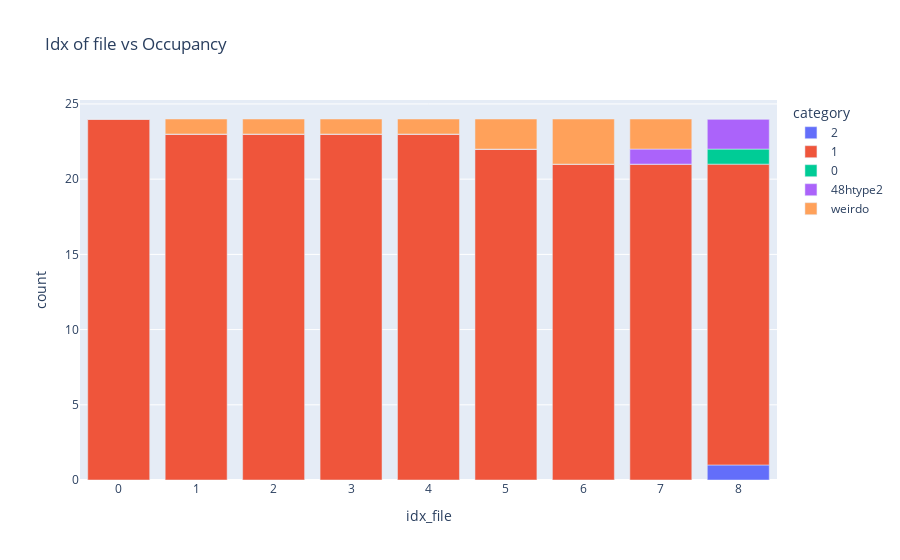

Here is the notebook cell this chart was saved with:
### Code cell
Movement.Occupancy.get_occupancy(file_loc_important_cols, coor_ref_structure_48n24_expanded, tuple_cage_metainfo, el = "Li")
df_occupancy = Plot.Movement.Occupancy.plot_occupancy(file_loc_important_cols, category_labels_occupancy)

### Figure 1 — Plotly figure (JSON) as saved in the notebook; plotly's stock layout.template omitted (floating-point values rounded to 4 significant figures)
{"data": [{"alignmentgroup": "True", "hovertemplate": "category=2<br>idx_file=%{x}<br>count=%{y}<extra></extra>", "legendgroup": "2", "marker": {"color": "#636efa", "pattern": {"shape": ""}}, "name": "2", "offsetgroup": "2", "orientation": "v", "showlegend": true, "textposition": "auto", "type": "bar", "x": [0, 1, 2, 3, 4, 5, 6, 7, 8], "xaxis": "x", "y": [0, 0, 0, 0, 0, 0, 0, 0, 1], "yaxis": "y"}, {"alignmentgroup": "True", "hovertemplate": "category=1<br>idx_file=%{x}<br>count=%{y}<extra></extra>", "legendgroup": "1", "marker": {"color": "#EF553B", "pattern": {"shape": ""}}, "name": "1", "offsetgroup": "1", "orientation": "v", "showlegend": true, "textposition": "auto", "type": "bar", "x": [0, 1, 2, 3, 4, 5, 6, 7, 8], "xaxis": "x", "y": [24, 23, 23, 23, 23, 22, 21, 21, 20], "yaxis": "y"}, {"alignmentgroup": "True", "hovertemplate": "category=0<br>idx_file=%{x}<br>count=%{y}<extra></extra>", "legendgroup": "0", "marker": {"color": "#00cc96", "pattern": {"shape": ""}}, "name": "0", "offsetgroup": "0", "orientation": "v", "showlegend": true, "textposition": "auto", "type": "bar", "x": [0, 1, 2, 3, 4, 5, 6, 7, 8], "xaxis": "x", "y": [0, 0, 0, 0, 0, 0, 0, 0, 1], "yaxis": "y"}, {"alignmentgroup": "True", "hovertemplate": "category=48htype2<br>idx_file=%{x}<br>count=%{y}<extra></extra>", "legendgroup": "48htype2", "marker": {"color": "#ab63fa", "pattern": {"shape": ""}}, "name": "48htype2", "offsetgroup": "48htype2", "orientation": "v", "showlegend": true, "textposition": "auto", "type": "bar", "x": [0, 1, 2, 3, 4, 5, 6, 7, 8], "xaxis": "x", "y": [0, 0, 0, 0, 0, 0, 0, 1, 2], "yaxis": "y"}, {"alignmentgroup": "True", "hovertemplate": "category=weirdo<br>idx_file=%{x}<br>count=%{y}<extra></extra>", "legendgroup": "weirdo", "marker": {"color": "#FFA15A", "pattern": {"shape": ""}}, "name": "weirdo", "offsetgroup": "weirdo", "orientation": "v", "showlegend": true, "textposition": "auto", "type": "bar", "x": [0, 1, 2, 3, 4, 5, 6, 7, 8], "xaxis": "x", "y": [0, 1, 1, 1, 1, 2, 3, 2, 0], "yaxis": "y"}], "layout": {"barmode": "relative", "legend": {"title": {"text": "category"}, "tracegroupgap": 0}, "title": {"text": "Idx of file vs Occupancy"}, "xaxis": {"anchor": "y", "domain": [0, 1], "title": {"text": "idx_file"}}, "yaxis": {"anchor": "x", "domain": [0, 1], "title": {"text": "count"}}}}
